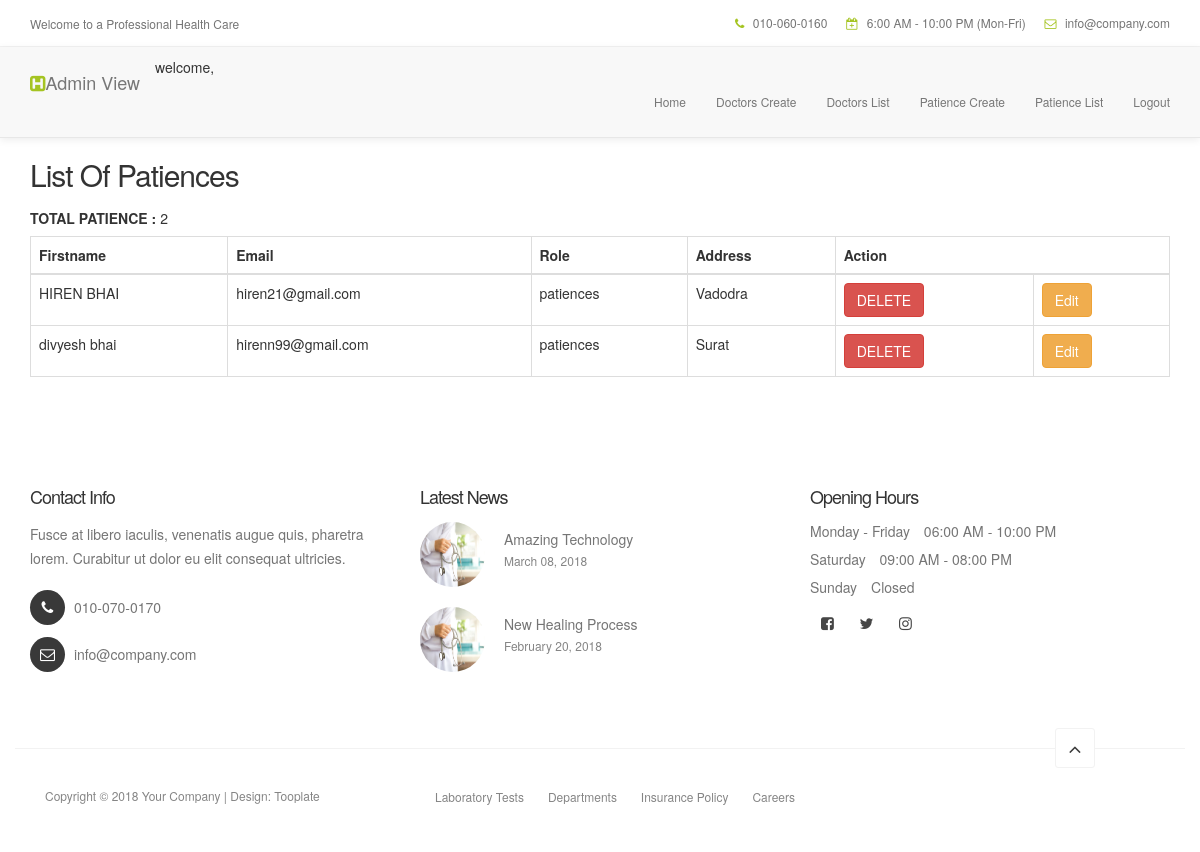
The app's page /viewdpatience/ (signed in) with its own data.
### myapp/models.py (models this page shows, shortened)
class User(AbstractUser):
    ROLES = (
        ('admin', 'Admin'),
        ('doctor', 'Doctor'),
        ('patiences', 'Patience'),
    )
    choice = (
       ('male','Male'),
       ('female','Female'),
    )
    speciality = (
        ('mbbs','Mbbs'),
        ('cardiology','Cardiology'),
        ('neurologist','Neurologist'),
        ('surgen','Surgen'),
    )
    roles = models.CharField(max_length=30,choices = ROLES)
    address = models.TextField(default=None,blank=True,null=True)
    gender = models.CharField(choices = choice,max_length=7)
    speciality = models.CharField(max_length=30,choices=speciality)
    clinic_name=models.CharField(max_length=30,default=None,blank=True,null=True)
    profile = models.ImageField(upload_to='profiles/',blank=True,null=True)

### myapp/views.py (the view)
# urls.py: path('viewdpatience/',views.view_patience,name='list_patience'),
@login_required(login_url='/login/')
def view_patience(request):
        many=User.objects.all().filter(roles='patiences')
        return render(request,'list_patience.html',{'many':many})

### myapp/templates/list_patience.html (shortened to what this page needs)
{% extends 'doctor_header.html' %}
{% block content %}
<!DOCTYPE html>
<html lang="en">
<head>
  <link rel="stylesheet" href="https://maxcdn.bootstrapcdn.com/bootstrap/3.4.1/css/bootstrap.min.css">
</head>
<body>
<div class="container">
  <h2>List Of Patiences</h2>
  <h5><strong>TOTAL PATIENCE : </strong>{{many.count}}</h5>
  <table class="table table-bordered">
    <thead>
      <tr>
        <th>Firstname</th>
        <th>Email</th>
        <th>Role</th>
        <th>Address</th>
        <th colspan="2">Action</th>
      </tr>
    </thead>
    <tbody>
        {% for one in many %}
      <tr>
        <td>{{one.first_name}}</td>
        <td>{{one.email}}</td>
        <td>{{one.roles}}</td>
        <td>{{one.address}}</td>
        <td><a href="{% url 'delete_patience' one.id %}"><button class="btn btn-danger">DELETE</button></a>  </td>
        <td><a href="{% url 'update_patience' one.id %}"><button class="btn btn-warning">Edit</button></a>  </td>
      </tr>
      {% endfor %}
    </tbody>
  </table>
</div>
</body>
</html>
{% endblock %}

### myapp/static/css/tooplate-style.css (style rules this page uses)
body { background: #ffffff; font-family: 'Poppins', sans-serif; overflow-x: hidden; }
h1,h2,h3,h4,h5,h6 { font-weight: 600; line-height: inherit; }
h1,h2,h3,h4 { letter-spacing: -1px; }
h5 { font-weight: 500; }
h2 { color: #272727; font-size: 3em; padding-bottom: 10px; }
html { -webkit-font-smoothing: antialiased; }
a { color: #252525; -webkit-transition: 0.5s; transition: 0.5s; text-decoration: none !important; }
@media only screen and (max-width: 1200px) { h2 { font-size: 2.5em; } }

### records on screen
User: first_name "HIREN BHAI", email "hiren21@gmail.com", roles "patiences", address "Vadodra"
User: first_name "divyesh bhai", email "hirenn99@gmail.com", roles "patiences", address "Surat"

### other values on screen
{{ many.count }} "2"
